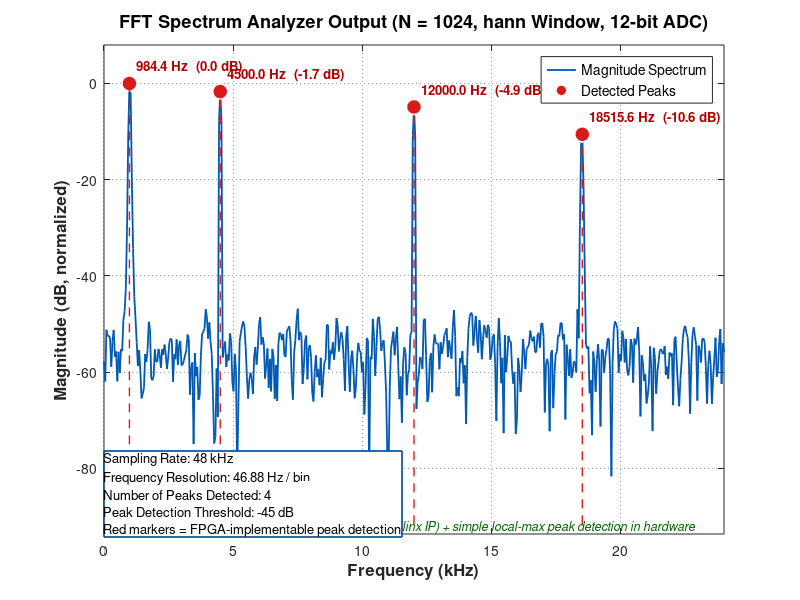
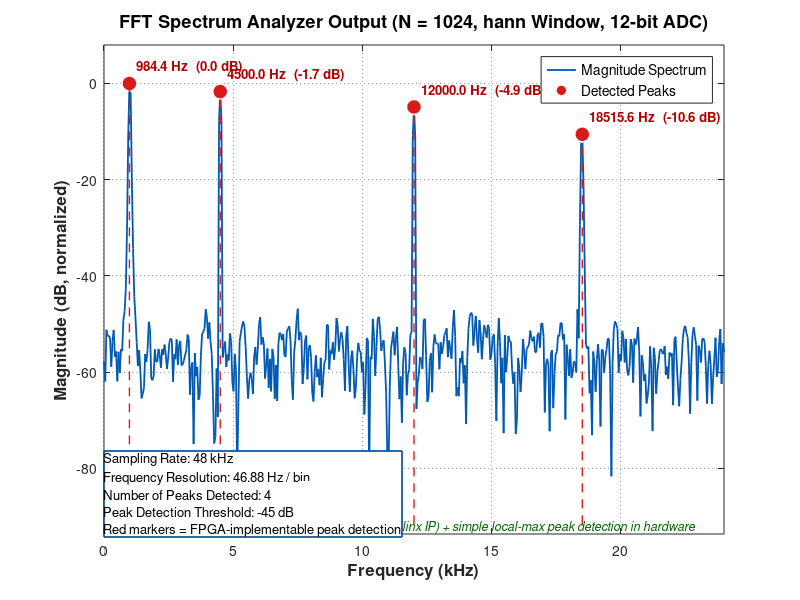

Write the MATLAB code that produced these figures, in order.
%% ============================================================
%%  FIGURE 3: FFT SPECTRUM WITH DETECTED PEAKS
%%  IEEE Paper Ready - Standalone Version
%% ============================================================

clear; clc; close all;

%% ==================== PARAMETERS ====================
fs = 48000;
N = 1024;
bits_adc = 12;
window_type = 'hann';

frequencies = [1000, 4500, 12000, 18500];
amplitudes  = [0.85, 0.65, 0.45, 0.25];
phases      = [0, pi/4, pi/3, pi/6];

peak_thresh_db = -45;
min_peak_dist_bins = 8;
add_noise = true;
noise_level = 0.02;

export_dpi = 300;
fig_folder = 'figures';
if ~exist(fig_folder, 'dir'), mkdir(fig_folder); end

%% ==================== SIGNAL + PROCESSING ====================
t = (0:N-1) / fs;
x = zeros(1, N);
for i = 1:length(frequencies)
    x = x + amplitudes(i) * sin(2*pi*frequencies(i)*t + phases(i));
end
if add_noise
    x = x + noise_level * randn(1, N);
end
x = x / max(abs(x)) * 0.95;

% 12-bit ADC
q_levels = 2^(bits_adc - 1);
x_quant = round(x * q_levels) / q_levels;

% Windowing
switch lower(window_type)
    case 'hann'
        w = 0.5 * (1 - cos(2*pi*(0:N-1)/(N-1)));
    case 'hamming'
        w = 0.54 - 0.46*cos(2*pi*(0:N-1)/(N-1));
    case 'blackman'
        w = 0.42 - 0.5*cos(2*pi*(0:N-1)/(N-1)) + 0.08*cos(4*pi*(0:N-1)/(N-1));
    otherwise
        w = ones(1, N);
end
w = w(:)';
x_windowed = x_quant .* w;

% FFT
X = fft(x_windowed, N);
X_single = X(1:floor(N/2)+1);
f_axis = (0:floor(N/2)) * (fs / N);
X_mag = abs(X_single);
X_db = 20 * log10(X_mag / max(X_mag) + eps);

%% ==================== PEAK DETECTION ====================
peak_indices = [];
for i = 2:length(X_db)-1
    if (X_db(i) > X_db(i-1)) && (X_db(i) > X_db(i+1)) && (X_db(i) >= peak_thresh_db)
        peak_indices = [peak_indices, i];
    end
end
if ~isempty(peak_indices)
    peak_indices = peak_indices(diff([0 peak_indices]) >= min_peak_dist_bins);
end
peak_freqs = f_axis(peak_indices);
peak_amps_db = X_db(peak_indices);

%% ==================== FIGURE 3 - IEEE STYLE ====================
fig3 = figure('Color', 'w', 'Name', 'Fig3_Spectrum_Peaks_IEEE', ...
              'Position', [120 60 1100 620]);

% Spectrum plot
plot(f_axis/1000, X_db, 'Color', [0 0.35 0.7], 'LineWidth', 1.3);
hold on;
grid on;
set(gca, 'GridLineStyle', ':', 'GridAlpha', 0.4);

% Detected peaks
if ~isempty(peak_indices)
    plot(peak_freqs/1000, peak_amps_db, 'o', ...
         'MarkerSize', 11, 'MarkerFaceColor', [0.85 0.1 0.1], ...
         'MarkerEdgeColor', 'w', 'LineWidth', 1.2);
    
    for k = 1:length(peak_freqs)
        plot([peak_freqs(k)/1000 peak_freqs(k)/1000], ...
             [min(X_db)-10 peak_amps_db(k)], '--', ...
             'Color', [0.85 0.1 0.1], 'LineWidth', 1.0);
        
        text(peak_freqs(k)/1000 + 0.28, peak_amps_db(k) + 3.5, ...
            sprintf('%.1f Hz  (%.1f dB)', peak_freqs(k), peak_amps_db(k)), ...
            'FontSize', 9.5, 'Color', [0.7 0 0], 'FontWeight', 'bold', ...
            'HorizontalAlignment', 'left');
    end
end

xlabel('Frequency (kHz)', 'FontSize', 12, 'FontWeight', 'bold');
ylabel('Magnitude (dB, normalized)', 'FontSize', 12, 'FontWeight', 'bold');
title(sprintf('FFT Spectrum Analyzer Output (N = %d, %s Window, %d-bit ADC)', ...
              N, window_type, bits_adc), 'FontSize', 13, 'FontWeight', 'bold');

legend('Magnitude Spectrum', 'Detected Peaks', 'Location', 'northeast', 'FontSize', 10);

% Annotation box
annotation('textbox', [0.13 0.105 0.36 0.195], ...
    'String', {sprintf('Sampling Rate: %d kHz', fs/1000), ...
               sprintf('Frequency Resolution: %.2f Hz / bin', fs/N), ...
               sprintf('Number of Peaks Detected: %d', length(peak_indices)), ...
               sprintf('Peak Detection Threshold: %.0f dB', peak_thresh_db), ...
               'Red markers = FPGA-implementable peak detection'}, ...
    'FitBoxToText', 'on', ...
    'BackgroundColor', [1 1 1], ...
    'EdgeColor', [0 0.3 0.6], ...
    'LineWidth', 1.2, ...
    'FontSize', 9.5);

% FPGA note
text(0.5, 0.015, ...
    'FPGA Implementation: Radix-2 FFT (custom or Xilinx IP) + simple local-max peak detection in hardware', ...
    'Units', 'normalized', 'HorizontalAlignment', 'center', ...
    'FontSize', 9, 'Color', [0 0.4 0], 'FontAngle', 'italic');

xlim([0 max(f_axis)/1000]);
ylim([min(X_db)-12 max(X_db)+8]);

%% Export
exportgraphics(fig3, fullfile(fig_folder, 'Fig3_SpectrumWithPeaks_IEEE.png'), 'Resolution', export_dpi);
exportgraphics(fig3, fullfile(fig_folder, 'Fig3_SpectrumWithPeaks_IEEE.pdf'), 'ContentType', 'vector');

fprintf('✅ Figure 3 generated successfully!\n');
fprintf('   Saved: Fig3_SpectrumWithPeaks_IEEE.png\n');
